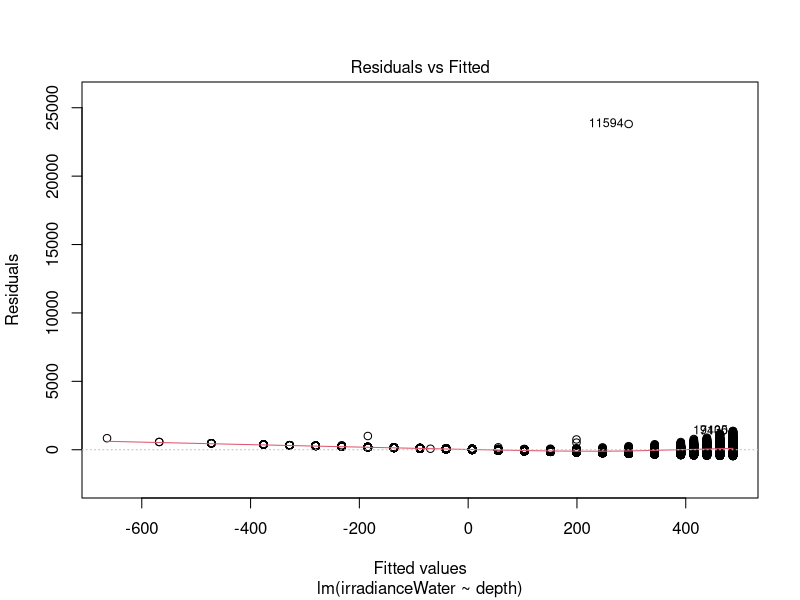
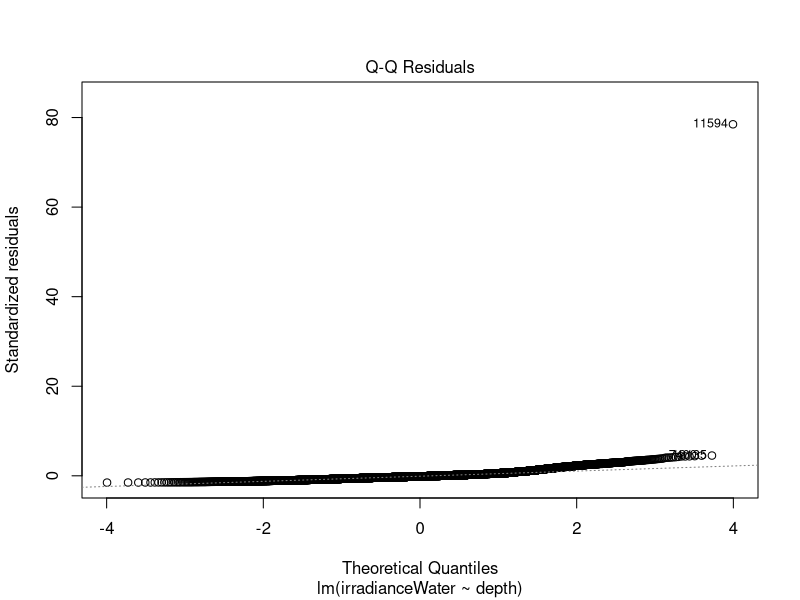
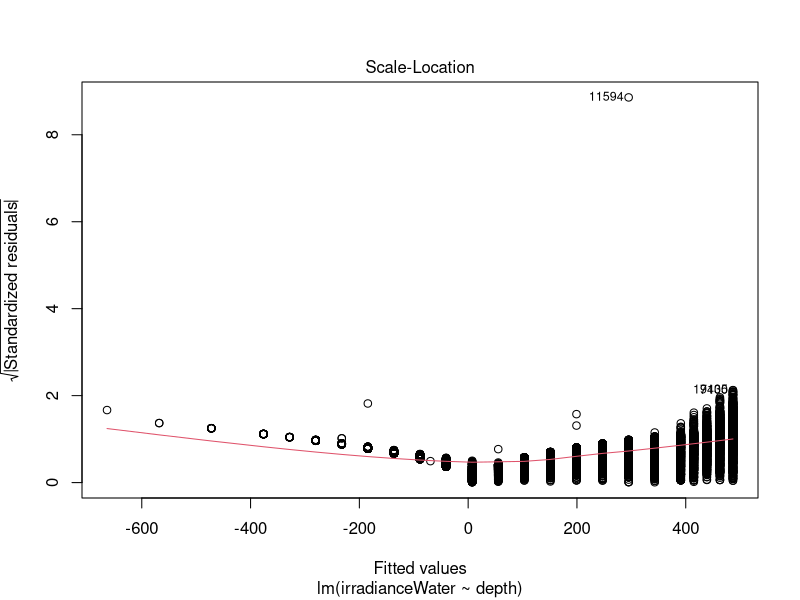
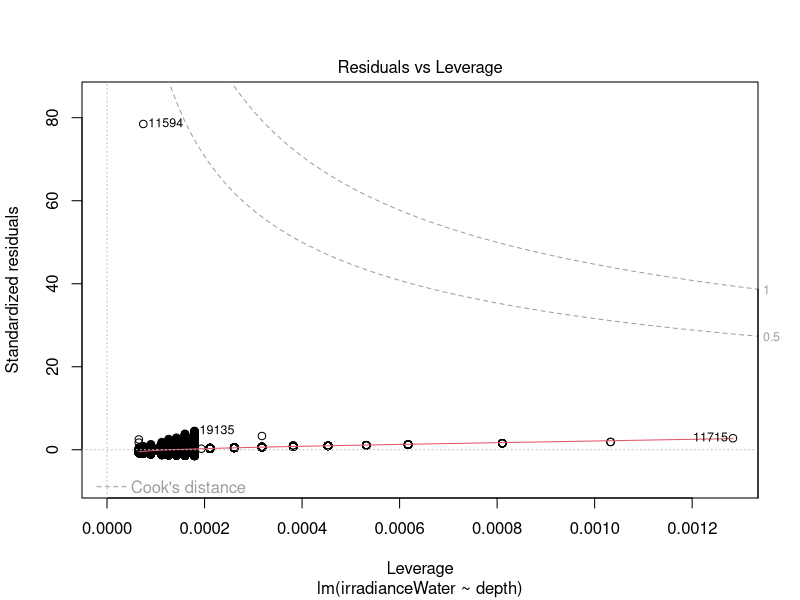
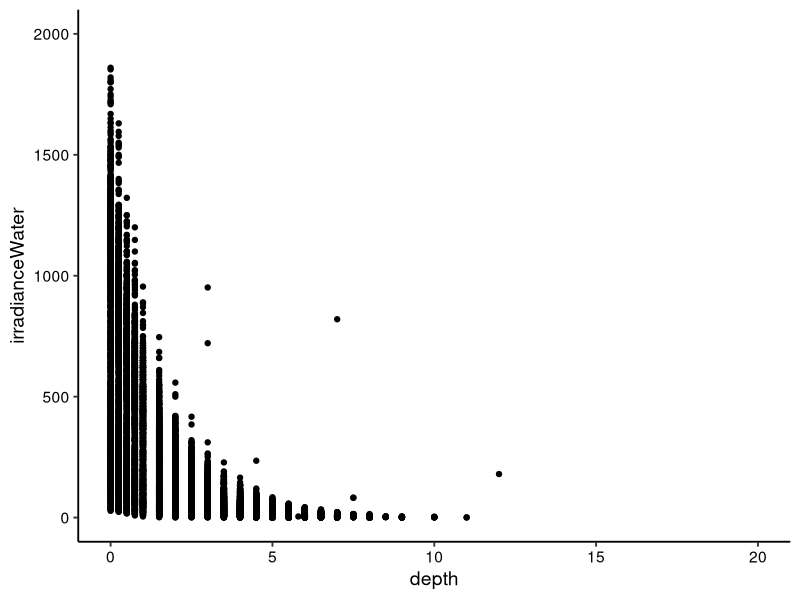
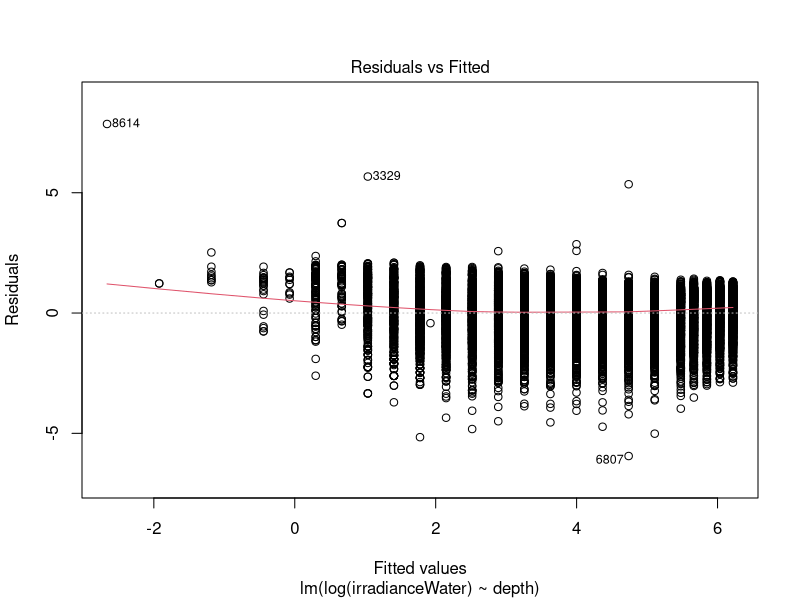
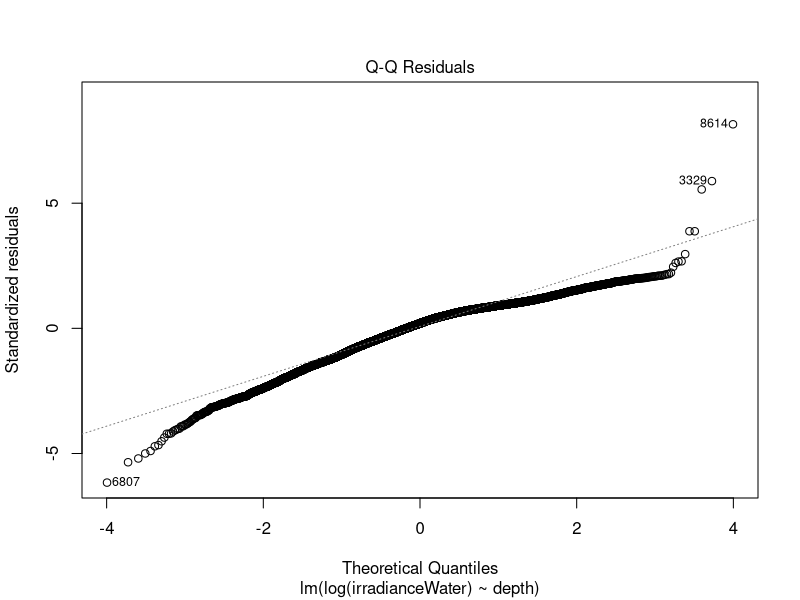
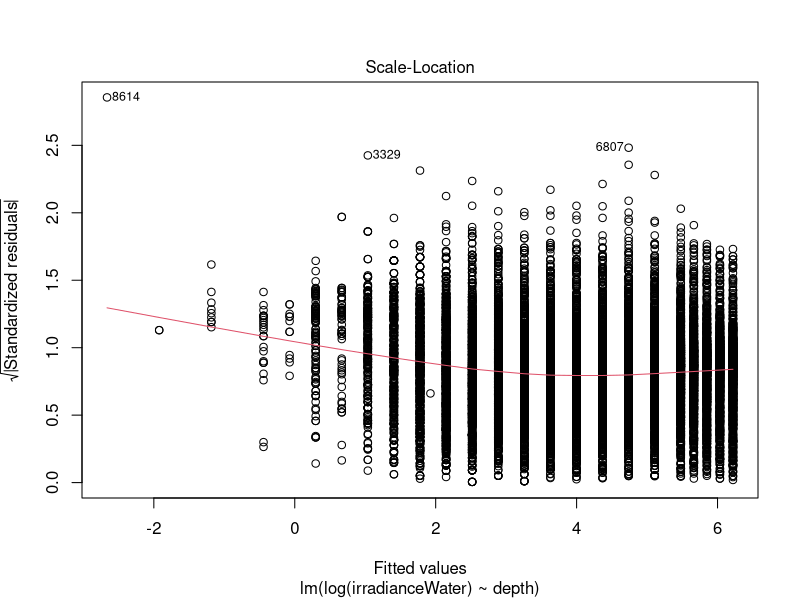

The R source for these figures, in order:
## ---- chunk 1
getwd()
library(tidyverse)

PeterPaul.chem.nutrients <- read.csv("./Data/Processed/NTL-LTER_Lake_Chemistry_Nutrients_PeterPaul_Processed.csv")

# Set date to date format
PeterPaul.chem.nutrients$sampledate <- as.Date(PeterPaul.chem.nutrients$sampledate, 
                                               format = "%Y-%m-%d")

mytheme <- theme_classic(base_size = 14) +
  theme(axis.text = element_text(color = "black"), 
        legend.position = "top")
theme_set(mytheme)

## ---- chunk 2
irradiance.regression <- lm(PeterPaul.chem.nutrients$irradianceWater ~ PeterPaul.chem.nutrients$depth)
# another way to format the lm function
irradiance.regression <- lm(data = PeterPaul.chem.nutrients, irradianceWater ~ depth)
summary(irradiance.regression) # irradiance = 487 - 96*depth + error (the error is a lot, because r-square is small)

# Correlation
cor.test(PeterPaul.chem.nutrients$irradianceWater, PeterPaul.chem.nutrients$depth)
## ---- chunk 3
plot(irradiance.regression) # Not what to include in the report, just check the output
## ---- chunk 4
# Plot the regression
irradiancebydepth <- 
  ggplot(PeterPaul.chem.nutrients, aes(x = depth, y = irradianceWater)) +
  ylim(0, 2000) +
  geom_point() 
print(irradiancebydepth) 
## ---- chunk 5
PeterPaul.chem.nutrients <- filter(PeterPaul.chem.nutrients, irradianceWater != 0) # To do the log-transform, remove the zero.
irradiance.regression2 <- lm(data = PeterPaul.chem.nutrients, log(irradianceWater) ~ depth)
summary(irradiance.regression2) # log(irradiance) = 6.2 - 0.74*depth + error
plot(irradiance.regression2)

# Add a line and standard error for the linear regression
irradiancebydepth2 <- 
  ggplot(PeterPaul.chem.nutrients, aes(x = depth, y = irradianceWater)) +
  scale_y_log10() + # Represent log-transformed
  geom_point()  +
  geom_smooth(method = "lm")
print(irradiancebydepth2) 

# SE can also be removed
irradiancebydepth2 <- 
    ggplot(PeterPaul.chem.nutrients, aes(x = depth, y = irradianceWater)) +
    geom_point(alpha = 0.2) +
    scale_y_log10() +
    geom_smooth(method = 'lm', se = FALSE, color = "red") +
  ylab("log (Irradiance)") +
  xlab("Depth (m)") +
  scale_x_continuous(breaks = c(0, 2, 4, 6, 8, 10, 12))
  
print(irradiancebydepth2)

# Make the graph attractive

## ---- chunk 6
cor.test(PeterPaul.chem.nutrients$irradianceWater, PeterPaul.chem.nutrients$depth, 
         method = "spearman", exact = FALSE)
## ---- chunk 7
TPregression <- lm(data = PeterPaul.chem.nutrients, tp_ug ~ depth + dissolvedOxygen)
summary(TPregression) # TP = 6 + 1.5 * depth + 0.94 * DO + error

TPplot <- ggplot(PeterPaul.chem.nutrients, 
                 aes(x = dissolvedOxygen, y = tp_ug, color = depth)) +
  geom_point() +
  xlim(0, 20)
print(TPplot)
## ---- chunk 8
install.packages("corrplot")
library(corrplot)
PeterPaulnutrients <- 
  PeterPaul.chem.nutrients %>%
  select(tn_ug:po4) %>%
  na.omit() # must omit NAs to use this function
PeterPaulCorr <- cor(PeterPaulnutrients)
corrplot(PeterPaulCorr, method = "ellipse") # square figure which has duplicates
corrplot.mixed(PeterPaulCorr, upper = "ellipse")
## ---- chunk 9
PeterPaul.naomit <- na.omit(PeterPaul.chem.nutrients)
TPAIC <- lm(data = PeterPaul.naomit, tp_ug ~ depth + dissolvedOxygen + 
              temperature_C + tn_ug + po4)
step(TPAIC) # Start with the full model, lower AIC value, the better
TPmodel <- lm(data = PeterPaul.naomit, tp_ug ~ temperature_C + tn_ug)
summary(TPmodel)

## ---- chunk 10
# main effects
TNancova.main <- lm(data = PeterPaul.chem.nutrients, tn_ug ~ lakename + depth)
summary(TNancova.main) # TN = 353 (Paul Lake, depth = 0) + 135.36 (if Peter) - 9.7 * depth, r-square is only 9%

# interaction effects
TNancova.interaction <- lm(data = PeterPaul.chem.nutrients, tn_ug ~ lakename * depth)
summary(TNancova.interaction) # TN = 325 (Paul Lake, depth = 0) + 185 (if Peter) +20*depth (if Paul) -48*depth (if peter) + error, the model is a little bit better (12%)

TNplot <- ggplot(PeterPaul.chem.nutrients, aes(x = depth, y = tn_ug, color = lakename)) + 
  geom_point() + 
  geom_smooth(method = "lm", se = FALSE) +
  xlim(0, 10)
print(TNplot)

# Make the graph attractive
